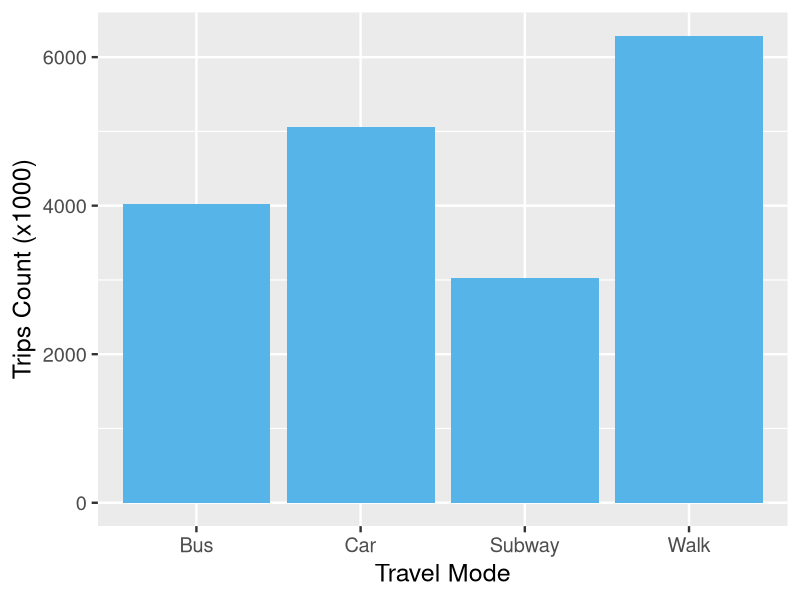

Recreate this plot in R.
require("ggplot2")

viagens <- c()
viagens$tipo <- c("Car",5058,"Bus",4029)
viagens$count <- c("Subway",3030,"Walk",6287)

df <- data.frame(matrix(unlist(viagens), nrow=4, byrow=T),stringsAsFactors=FALSE)

df['X2'] <- sapply(df['X2'], function(x) as.numeric(x))

png('c:/dev/travel_count.png')
theme_set(theme_gray(base_size = 18))
ggplot(data=df, aes(x=X1, y=X2, group=1)) +
  geom_bar(stat="identity", fill="#56B4E9") +
  xlab("Travel Mode") + ylab("Trips Count (x1000)")
dev.off()
